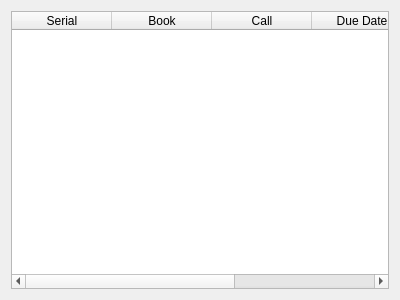
<?xml version="1.0" encoding="UTF-8"?>
<ui version="4.0">
 <class>Form</class>
 <widget class="QWidget" name="Form">
  <property name="geometry">
   <rect>
    <x>0</x>
    <y>0</y>
    <width>400</width>
    <height>300</height>
   </rect>
  </property>
  <property name="windowTitle">
   <string>Form</string>
  </property>
  <layout class="QVBoxLayout" name="verticalLayout">
   <item>
    <widget class="QTableWidget" name="tableWidget">
     <column>
      <property name="text">
       <string>Serial</string>
      </property>
     </column>
     <column>
      <property name="text">
       <string>Book</string>
      </property>
     </column>
     <column>
      <property name="text">
       <string>Call</string>
      </property>
     </column>
     <column>
      <property name="text">
       <string>Due Date</string>
      </property>
     </column>
     <column>
      <property name="text">
       <string>Renewals</string>
      </property>
     </column>
    </widget>
   </item>
  </layout>
 </widget>
 <resources/>
 <connections/>
</ui>
